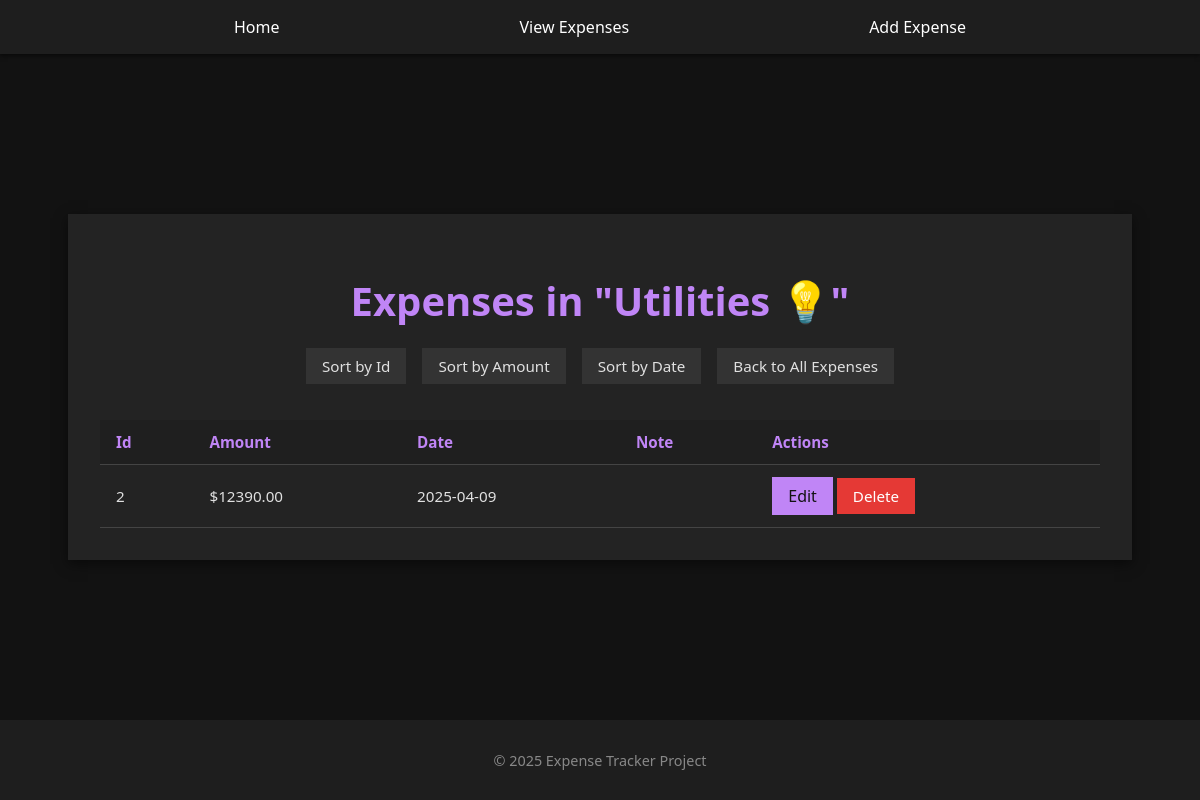
Screenshot of /expenses/category/11 with the database file from the repository.
### models/category.py (models this page shows, shortened)
class Category(db.Model):
    __tablename__="category"
    id = db.Column(db.Integer, primary_key=True)
    name = db.Column(db.String(50), nullable=False, unique=True)
    expenses = db.relationship("Expense", back_populates="category")

### models/expense.py (models this page shows, shortened)
class Expense(db.Model):
    __tablename__ = "expenses"
    id = db.mapped_column(db.Integer, primary_key=True)
    amount = db.mapped_column(db.Float, nullable=False)
    category = db.mapped_column(db.String, nullable=False)
    date = db.mapped_column(DateTime, nullable=False)
    note = db.mapped_column(db.String)
    category_id = db.Column(db.Integer, db.ForeignKey("category.id"), nullable=False)
    category = db.relationship("Category", back_populates="expenses")

### app.py (the view)
    @app.route("/expenses/category/<int:category_id>")
    def expenses_by_category(category_id):
        category = db.session.get(Category, category_id)
        if not category:
            return render_template("error.html", message="Category not found.")
        sort = request.args.get("sort")
        stmt = select(Expense).where(Expense.category_id == category_id)
        if sort == "id":
            stmt = stmt.order_by(Expense.id)
        elif sort == "amount":
            stmt = stmt.order_by(Expense.amount)
        elif sort == "date":
            stmt = stmt.order_by(Expense.date)
        expenses = db.session.execute(stmt).scalars().all()
        return render_template("expenses_by_category.html", expenses=expenses, category=category)

### templates/expenses_by_category.html (shortened to what this page needs)
{% extends "base.html" %}
{% block content %}
<div class="center-box">
    <div class="card" style="width: 120%; max-width: 1000px;">
        <h1 style="text-align: center; margin-bottom: 1rem; font-size: 2.5rem">
            Expenses in "{{ category.name }}"
        </h1>
        <div style="display: flex; flex-wrap: wrap; gap: 0.5rem; justify-content: center; margin-bottom: 1rem;">
            <a href="{{ url_for('expenses_by_category', category_id=category.id, sort='id') }}" class="filter-btn">Sort by Id</a>
            <a href="{{ url_for('expenses_by_category', category_id=category.id, sort='amount') }}" class="filter-btn">Sort by Amount</a>
            <a href="{{ url_for('expenses_by_category', category_id=category.id, sort='date') }}" class="filter-btn">Sort by Date</a>
            <a class="filter-btn" href="{{ url_for('list_expenses') }}">Back to All Expenses</a>
        </div>
        {% if expenses %}
        <div style="overflow-x: auto;">
            <table>
                <thead>
                    <tr>
                        <th>Id</th>
                        <th>Amount</th>
                        <th>Date</th>
                        <th>Note</th>
                        <th>Actions</th>
                    </tr>
                </thead>
                <tbody>
                    {% for expense in expenses %}
                    <tr>
                        <td>{{ expense.id }}</td>
                        <td>${{ '%.2f' | format(expense.amount) }}</td>
                        <td>{{ expense.date.strftime('%Y-%m-%d') }}</td>
                        <td>{{ expense.note }}</td>
                        <td>
                            <a href="{{ url_for('edit_form', expense_id=expense.id) }}" class="btn">Edit</a>
                            <a href="{{ url_for('confirm_delete', expense_id=expense.id) }}" class="btn-del">Delete</a>
                        </td>
                    </tr>
                    {% endfor %}
                </tbody>
            </table>
        </div>
        {% else %}
            <p style="text-align: center;">No expenses found in this category.</p>
        {% endif %}
    </div>
</div>
{% endblock %}

### static/style.css (style rules this page uses)
body { margin: 0; font-family: 'Segoe UI', Tahoma, Geneva, Verdana, sans-serif; background-color: #121212; color: #e0e0e0; display: flex; flex-direction: column; min-height: 100vh; }
.card { background-color: #232323; padding: 2rem; box-shadow: 0 4px 12px rgba(0,0,0,0.5); width: 60%; max-width: 1000px; text-align: center; }
.center-box { display: flex; justify-content: center; align-items: center; width: 100%; flex-direction: column; }
h1, h2, h3 { color: #c085f6; margin-bottom: 1rem; }
.btn { background-color: #c085f6; color: #121212; padding: 0.5rem 1rem; border: none; font-size: 1rem; text-decoration: none; cursor: pointer; transition: background-color 0.3s ease; display: inline-block; }
.btn-del { background-color: #e53935; color: #fff; padding: 0.5rem 1rem; border: none; font-size: 0.95rem; text-decoration: none; cursor: pointer; transition: background-color 0.3s ease; }
.filter-btn { background-color: #333; color: #e0e0e0; padding: 0.5rem 1rem; text-decoration: none; font-size: 0.95rem; transition: background-color 0.3s ease; margin: 0.25rem; }
table { width: 100%; border-collapse: collapse; margin-top: 1rem; font-size: 0.95rem; }
th, td { padding: 0.75rem 1rem; text-align: left; border-bottom: 1px solid #444; }
th { background-color: #1f1f1f; color: #c085f6; font-weight: 600; }
td a { color: #c085f6; text-decoration: underline; }

### rows the page displays
Category: name "Utilities 💡"
Expense: id "2", amount "12390.00", date "2025-04-09"
